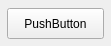
<?xml version="1.0" encoding="UTF-8"?>
<ui version="4.0">
 <class>Form</class>
 <widget class="QWidget" name="Form">
  <property name="geometry">
   <rect>
    <x>0</x>
    <y>0</y>
    <width>111</width>
    <height>46</height>
   </rect>
  </property>
  <property name="windowTitle">
   <string>Form</string>
  </property>
  <widget class="QPushButton" name="pushButton">
   <property name="geometry">
    <rect>
     <x>7</x>
     <y>8</y>
     <width>97</width>
     <height>31</height>
    </rect>
   </property>
   <property name="text">
    <string>PushButton</string>
   </property>
  </widget>
 </widget>
 <resources/>
 <connections/>
</ui>
